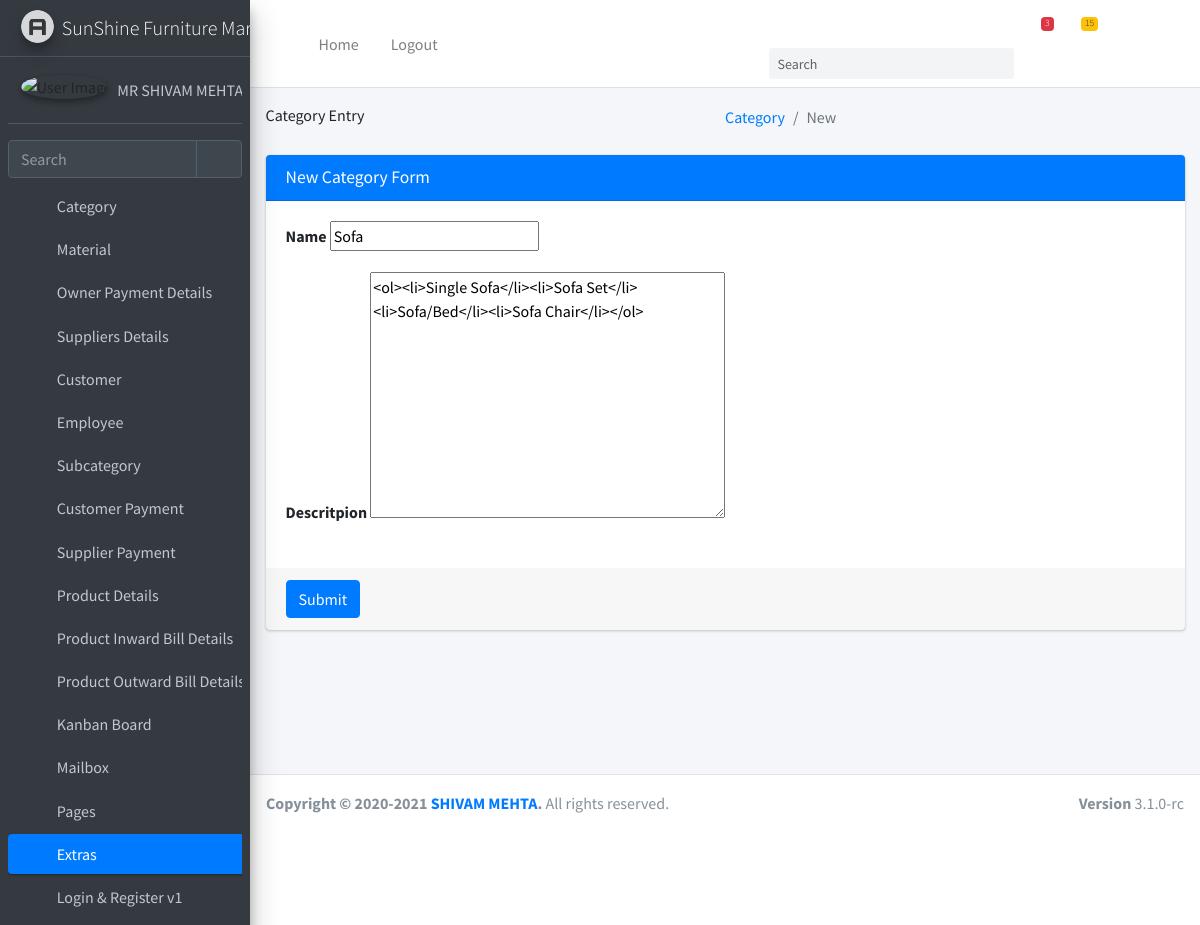
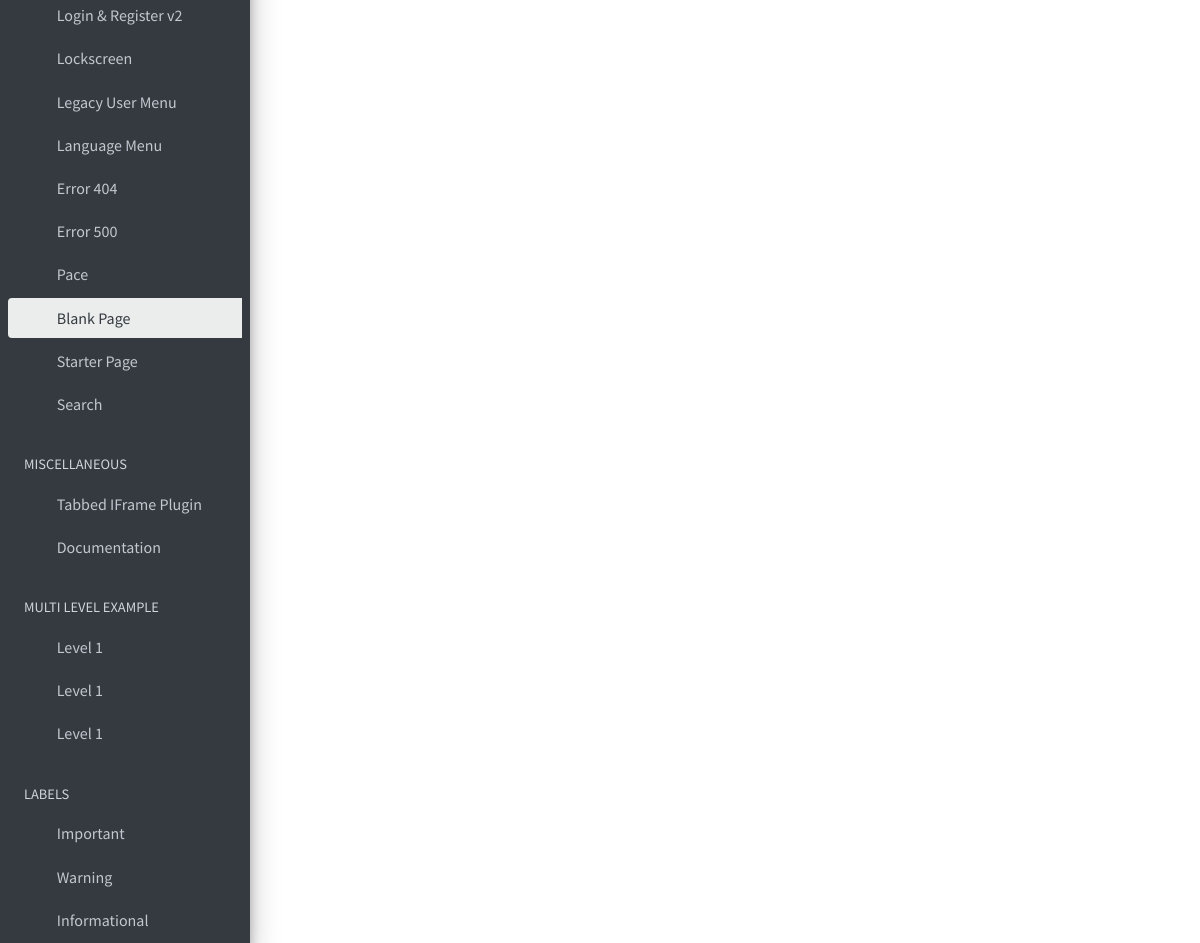
Screenshot of /category/update/1 with the database file from the repository (2 pictures, top to bottom).
### category/models.py (models this page shows, shortened)
class category(models.Model):
    name=models.CharField(max_length=80)
    description=models.TextField(null=True,blank=True)

### category/views.py (the view)
# urls.py: path("update/<int:pk>",UpdateCategory.as_view(),name="category-update"),
class UpdateCategory(UpdateView):
    model = category
    fields = '__all__'

### category/templates/category/category_form.html (shortened to what this page needs)
{% extends "users/layout.html" %}
{% load static  %}
{% load crispy_forms_field %}
{% block extra_css %}
  <link rel="stylesheet" href="{% static 'plugins/summernote/summernote-bs4.min.css'%}">
{% endblock %}
{% block header_title %}
    Category Entry
{% endblock %}
{% block breadcrumb %}
    <ol class="breadcrumb float-sm-right">
              <li class="breadcrumb-item"><a href="#">Category</a></li>
              <li class="breadcrumb-item active">New</li>
            </ol>
{% endblock %}
{% block body%}
    <section class="content">
      <div class="container-fluid">
        <div class="row">
          <div class="col-md-12">
            <div class="card card-primary">
              <div class="card-header">
                <h3 class="card-title">New Category Form </h3>
              </div>
              <form id="quickForm" method="post">
                <div class="card-body">
                  <div class="form-group">
                    <label for="name">Name </label>
                    {% crispy_field form.name  %}
                  </div>
                  <div class="form-group">
                    <label for="description">Descritpion </label>
                    {% crispy_field form.description %}
                  </div>
                </div>
                <div class="card-footer">
                  <button type="submit" class="btn btn-primary">Submit</button>
                </div>
              </form>
            </div>
            </div>
        </div>
      </div>
    </section>
{% endblock %}

### rows the page displays
category: name "Sofa", description "<ol><li>Single Sofa</li><li>Sofa Set</li><li>Sofa/Bed</li><li>Sofa Chair</li></ol>"
